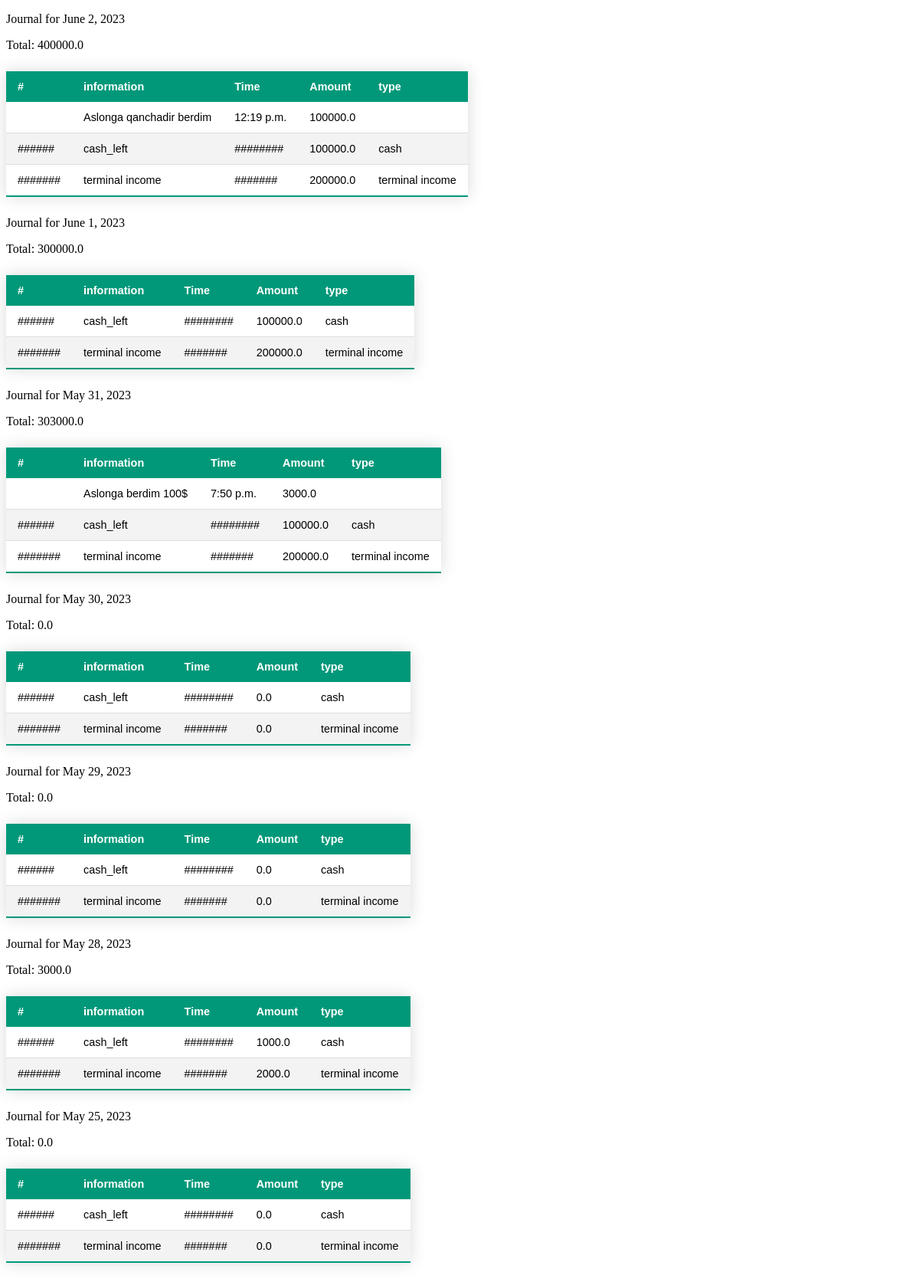
The page /journal/ on the database its author committed.
### workday_finance_management/models.py (models this page shows, shortened)
class Journal(models.Model):
    date = models.DateField(unique=True)
    operations = models.ManyToManyField("Operation", related_name="operations")
    shift_is_closed = models.BooleanField(default=False)
    cash_left = models.FloatField(default=0)
    terminal_income = models.FloatField(default=0)
    def get_total(self):
        total = 0
        for operation in self.operations.all():
            total += operation.amount
        total += self.cash_left
        total += self.terminal_income
        return total
    def get_list_of_operations(self):
        operations = []
        for operation in self.operations.all():
            operations.append(operation)
        return operations

class Operation(models.Model):
    operation_types = {
        ("CASH", "CASH"),
        ("CARD", "CARD"),
        ("TRANSFER", "TRANSFER"),
    }
    ID = models.UUIDField(
        primary_key=True, editable=False, unique=True, default=uuid.uuid4
    )
    journal = models.ForeignKey(
        Journal, on_delete=models.CASCADE, related_name="journal_operations", null=True
    )
    information = models.CharField(max_length=1000)
    operation_type = models.CharField(max_length=100, choices=operation_types)
    time = models.TimeField(auto_now_add=True)
    amount = models.FloatField()

### workday_finance_management/views.py (the view)
# urls.py: path("", main_view, name="main_page"),
def main_view(request):
    journals = Journal.objects.all().order_by("-date")
    context = {}
    js = []
    for journal in journals:
        js.append(JournalWrapperWithOperations(journal))
    context["journals"] = js
    try:
        if request.headers["format"] == "application/json":
            context = {}
        serialized_journals = []
        for journal in journals:
            serialized_journals.append(
                {
                    "date": journal.date,
                    "operations": list(journal.get_all_operations()),
                    "shift_is_closed": journal.shift_is_closed,
                    "cash_left": journal.cash_left,
                    "terminal_income": journal.terminal_income,
                    "total": journal.get_total(),
                }
            )
        context["journals"] = serialized_journals
        return JsonResponse(context)
    except KeyError:
        pass
    return render(request, "workday_finance_management/main.html", context)

### workday_finance_management/templates/workday_finance_management/main.html (shortened to what this page needs)
<!DOCTYPE html>
<html lang="en">
<head>
</head>
<body>
    {% for journal in journals%}
    <p> Journal for {{journal.journal.date}}</p>
    <p> Total: {{journal.total}}</p>
    <table class="styled-table">
        <thead>
            <tr>
                <th> # </th>
                <th> information </th>
                <th> Time </th>
                <th> Amount </th>
                <th> type </th>
            </tr>
        </thead>
        <tbody>
            {%for item in journal.operations %}
            <tr>
                <td> {{item.id}} </td>
                <td> {{item.information}} </td>
                <td> {{item.time}} </td>
                <td> {{item.amount}} </td>
                <td> {{item.type}} </td>
            </tr>
            {% endfor %}
            <tr>
                <td> ###### </td>
                <td> cash_left </td>
                <td> ######## </td>
                <td> {{journal.journal.cash_left}} </td>
                <td> cash </td>
            </tr>
            <tr>
                <td> ####### </td>
                <td> terminal income </td>
                <td> ####### </td>
                <td> {{journal.journal.terminal_income}} </td>
                <td> terminal income </td>
            </tr>
        </tbody>
    </table>
    {%endfor%}
</body>
</html>

### workday_finance_management/templates/workday_finance_management/main.html (style rules this page uses)
.styled-table { border-collapse: collapse; margin: 25px 0; font-size: 0.9em; font-family: sans-serif; min-width: 400px; box-shadow: 0 0 20px rgba(0, 0, 0, 0.15); }
.styled-table thead tr { background-color: #009879; color: #ffffff; text-align: left; }
.styled-table th, .styled-table td { padding: 12px 15px; }
.styled-table tbody tr { border-bottom: 1px solid #dddddd; }
.styled-table tbody tr:nth-of-type(even) { background-color: #f3f3f3; }
.styled-table tbody tr:last-of-type { border-bottom: 2px solid #009879; }

### rows shown on the page
Journal: journal "June 2, 2023", journal.cash_left "100000.0", journal.terminal_income "200000.0"
Operation: information "Aslonga qanchadir berdim", time "12:19 p.m.", amount "100000.0"
Journal: journal "June 1, 2023", journal.cash_left "100000.0", journal.terminal_income "200000.0"
Journal: journal "May 31, 2023", journal.cash_left "100000.0", journal.terminal_income "200000.0"
Operation: information "Aslonga berdim 100$", time "7:50 p.m.", amount "3000.0"
Journal: journal "May 30, 2023", journal.cash_left "0.0", journal.terminal_income "0.0"
Journal: journal "May 29, 2023", journal.cash_left "0.0", journal.terminal_income "0.0"
Journal: journal "May 28, 2023", journal.cash_left "1000.0", journal.terminal_income "2000.0"
Journal: journal "May 25, 2023", journal.cash_left "0.0", journal.terminal_income "0.0"

### other values the page prints
{{ journal.total }} "400000.0" "300000.0" "303000.0" "0.0" "0.0" "3000.0" "0.0"
